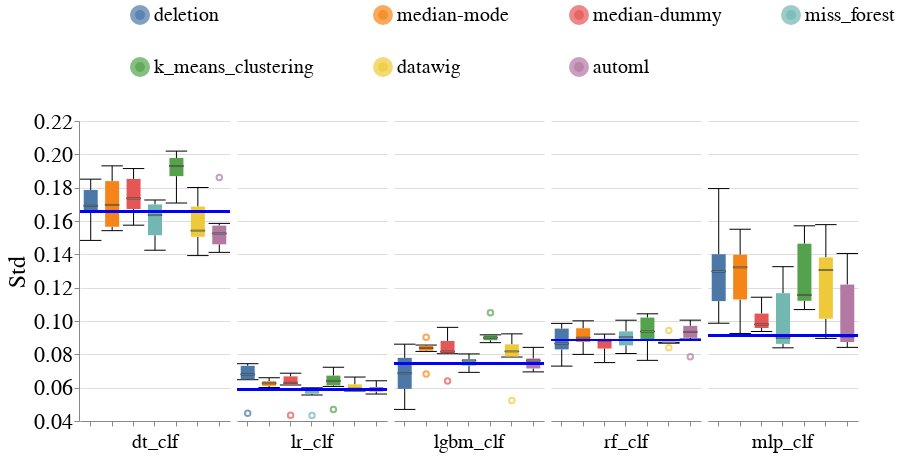

Notebook code cell kept with this figure:
### Code cell
create_box_plots_for_diff_imputers_and_models(dataset_name=DATASET_NAME,
                                              metric_name='std',
                                              db_client=db_client)

### Figure 1 — Vega-Lite specification as saved in the notebook (floating-point values rounded to 4 significant figures; data arrays with more than 128 entries replaced by an {"elided": "..."} marker saying what was removed)
{"config": {"view": {"continuousWidth": 400, "continuousHeight": 300, "stroke": null}, "axis": {"labelFontSize": 22, "labelFontWeight": "normal", "titleFontSize": 24, "titleFontWeight": "normal"}, "facet": {"spacing": 5}, "header": {"labelFontSize": 20, "labelOrient": "bottom", "labelPadding": 5, "titleFontSize": 24}, "legend": {"columns": 4, "direction": "horizontal", "labelFontSize": 20, "labelLimit": 400, "orient": "top", "symbolOffset": 50, "symbolStrokeWidth": 10, "titleAnchor": "middle", "titleFontSize": 22, "titleLimit": 300}, "title": {"fontSize": 24}}, "data": {"name": "data-3a242aece6962826b196569d546d650b"}, "facet": {"column": {"field": "Model_Name", "sort": ["dt_clf", "lr_clf", "lgbm_clf", "rf_clf", "mlp_clf"], "title": null, "type": "nominal"}}, "spec": {"layer": [{"mark": {"type": "boxplot", "median": {"stroke": "black", "strokeWidth": 0.7}, "ticks": true}, "encoding": {"color": {"field": "Null_Imputer_Name", "sort": ["deletion", "median-mode", "median-dummy", "miss_forest", "k_means_clustering", "datawig", "automl", "boost_clean"], "title": null, "type": "nominal"}, "x": {"axis": {"labels": false}, "field": "Null_Imputer_Name", "sort": ["deletion", "median-mode", "median-dummy", "miss_forest", "k_means_clustering", "datawig", "automl", "boost_clean"], "title": null, "type": "nominal"}, "y": {"field": "Metric_Value", "scale": {"zero": false}, "title": "Std", "type": "quantitative"}}}, {"mark": "rule", "encoding": {"color": {"value": "blue"}, "size": {"value": 2}, "y": {"field": "Baseline_Median", "type": "quantitative"}}}], "width": 150}, "resolve": {"scale": {"x": "independent"}}, "$schema": "https://vega.github.io/schema/vega-lite/v4.17.0.json", "datasets": {"data-3a242aece6962826b196569d546d650b": {"elided": "210 records"}}}
